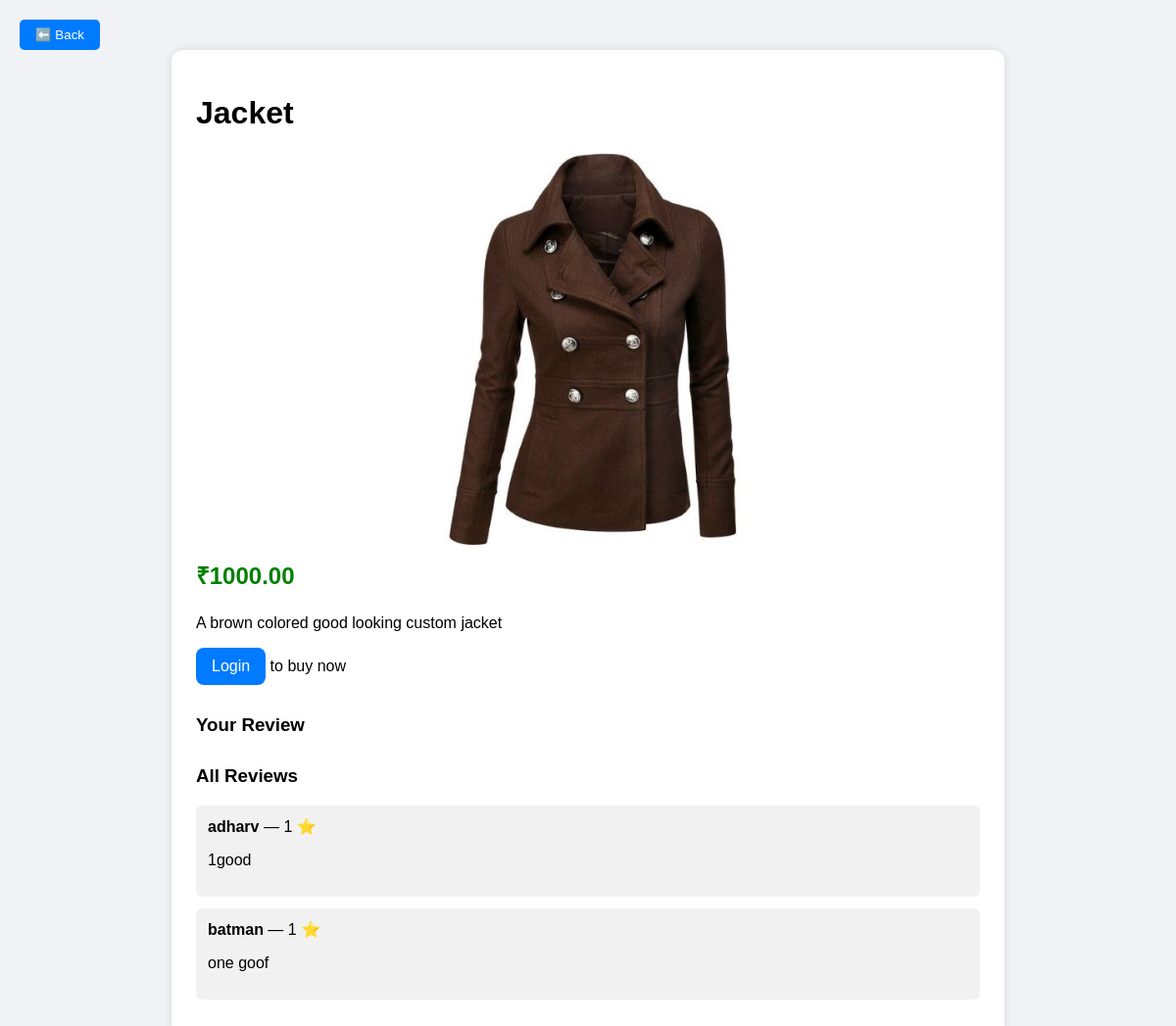
/product/1/, run on the app's committed database.
### store/models.py (models this page shows, shortened)
class Product(models.Model):
    name = models.CharField(max_length=100)
    price = models.DecimalField(max_digits=8, decimal_places=2)
    description = models.TextField()
    image = models.ImageField(upload_to='products/', null=True, blank=True)
    category = models.ForeignKey(Category, on_delete=models.CASCADE, null=True, blank=True)  # 👈 Add this safely

class Review(models.Model):
    product = models.ForeignKey('Product', on_delete=models.CASCADE, related_name='reviews')
    user = models.ForeignKey(User, on_delete=models.CASCADE)
    rating = models.PositiveIntegerField(choices=[(i, i) for i in range(1, 6)])
    comment = models.TextField()
    created_at = models.DateTimeField(auto_now_add=True)
    class Meta:
        unique_together = ('product', 'user')  # 👈 Each user can review a product only once

### store/views.py (the view)
# urls.py: path('product/<int:pk>/', views.product_details, name='product_details'),
def product_details(request, pk):
    product = get_object_or_404(Product, pk=pk)
    wishlist_items = []
    user_reviews = {}
    if request.user.is_authenticated:
        wishlist_items = Wishlist.objects.filter(user=request.user).values_list('product_id', flat=True)
        user_reviews = {
            review.product_id: review
            for review in Review.objects.filter(user=request.user, product=product)
        }
    return render(request, 'store/product_detail.html', {
        'product': product,
        'wishlist_items': wishlist_items,
        'user_reviews': user_reviews,
    })

### store/templates/store/product_detail.html (shortened to what this page needs)
{% load static %}
{% load store_filters  %}
<!DOCTYPE html>
<html lang="en">
<head>
</head>
<body>
<button onclick="history.back()" style="padding: 8px 16px; background-color: #007BFF; color: white; border: none; border-radius: 5px; cursor: pointer;">
    ⬅️ Back
</button>
<div class="container">
    <h1>{{ product.name }}</h1>
    {% if product.image %}
        <img src="{{ product.image.url }}" alt="{{ product.name }}">
    {% endif %}
    <p class="price">₹{{ product.price }}</p>
    <p>{{ product.description }}</p>
    {% if user.is_authenticated %}
    <a href="{% url 'add_to_buy' product.id %}" style="padding: 10px 20px; background-color: #28a745; color: white; text-decoration: none; border-radius: 5px;">
    🛒 Buy Now
</a>
 {% else %}
        <a href="{% url 'login' %}" style="border-radius: 8px; padding: 10px 16px; background-color: #007bff;
        color: white; text-decoration: none; display: inline-block;" >Login</a> to buy now
    {% endif %}
    <div class="review-form">
        <h3>Your Review</h3>
    </div>
    <div class="reviews">
        <h3>All Reviews</h3>
        {% if product.reviews.all %}
            {% for review in product.reviews.all %}
                <div class="review-box">
                    <strong>{{ review.user.username }}</strong> — {{ review.rating }} ⭐<br>
                    <p>{{ review.comment }}</p>
                </div>
            {% endfor %}
        {% else %}
            <p>No reviews yet.</p>
        {% endif %}
    </div>
</div>
</body>
</html>

### store/templates/store/product_detail.html (style rules this page uses)
body { font-family: Arial, sans-serif; background: #f0f2f5; margin: 0; padding: 20px; }
.container { max-width: 800px; margin: auto; background: #fff; padding: 25px; border-radius: 12px; box-shadow: 0 0 10px rgba(0,0,0,0.1); }
img { width: 100%; max-height: 400px; object-fit: contain; border-radius: 10px; }
.price { color: green; font-size: 24px; font-weight: bold; margin-top: 10px; }
.review-form { margin-top: 30px; }
.reviews { margin-top: 30px; }
.review-box { background: #f1f1f1; padding: 12px; border-radius: 6px; margin-bottom: 12px; }

### data on the page
Product: name "Jacket", image (picture), price "1000.00", description "A brown colored good looking custom jacket"
Review: user.username "adharv", rating "1", comment "1good"
Review: user.username "batman", rating "1", comment "one goof"
